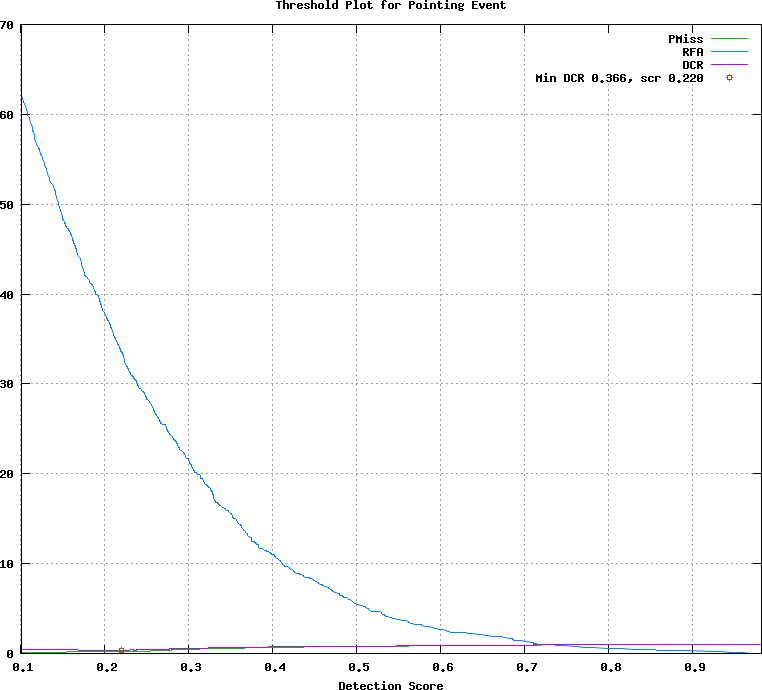

Source code (gnuplot):
## GNUPLOT command file
set terminal postscript color
set style data lines
set title 'Threshold Plot for Pointing Event'
set xlabel 'Detection Score'
set grid
set size ratio 0.85
plot [0.101000:0.982800]  \
  'test.det.Pointing_Event.dat.1' using 1:4 title 'PMiss' with lines lt 2, \
  'test.det.Pointing_Event.dat.1' using 1:5 title 'RFA' with lines lt 3, \
  'test.det.Pointing_Event.dat.1' using 1:6 title 'DCR' with lines lt 4, \
  'test.det.Pointing_Event.dat.2' using 1:2 title 'Min DCR 0.366, scr 0.220' with points lt 6
